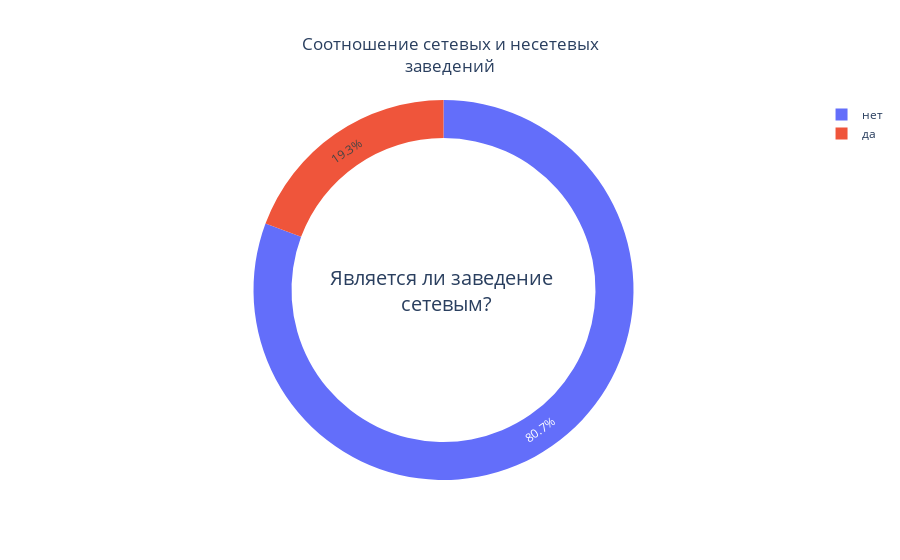

Notebook source saved alongside this figure:
### Code cell
fig = go.Figure(data=[go.Pie(labels=chain_rest['chain'], values=chain_rest['id'],hole=0.8)])
fig.update_layout(title="Соотношение сетевых и несетевых<br>заведений",
    title_x = 0.5,
    #legend_orientation="h",
    annotations=[dict(text='Является ли заведение <br> сетевым?', x=0.5, y=0.5, font_size=20, showarrow=False)],             
                 )

fig.show()

### Figure 1 — Plotly figure (JSON) as saved in the notebook; plotly's stock layout.template omitted (floating-point values rounded to 4 significant figures)
{"data": [{"hole": 0.8, "labels": ["да", "да", "да", "да", "да", "да", "да", "да", "да", "нет", "нет", "нет", "нет", "нет", "нет", "нет", "нет", "нет"], "type": "pie", "values": [37, 11, 56, 1396, 52, 78, 791, 544, 3, 819, 574, 304, 4703, 346, 195, 1132, 1741, 2584]}], "layout": {"annotations": [{"font": {"size": 20}, "showarrow": false, "text": "Является ли заведение <br> сетевым?", "x": 0.5, "y": 0.5}], "title": {"text": "Соотношение сетевых и несетевых<br>заведений", "x": 0.5}}}
